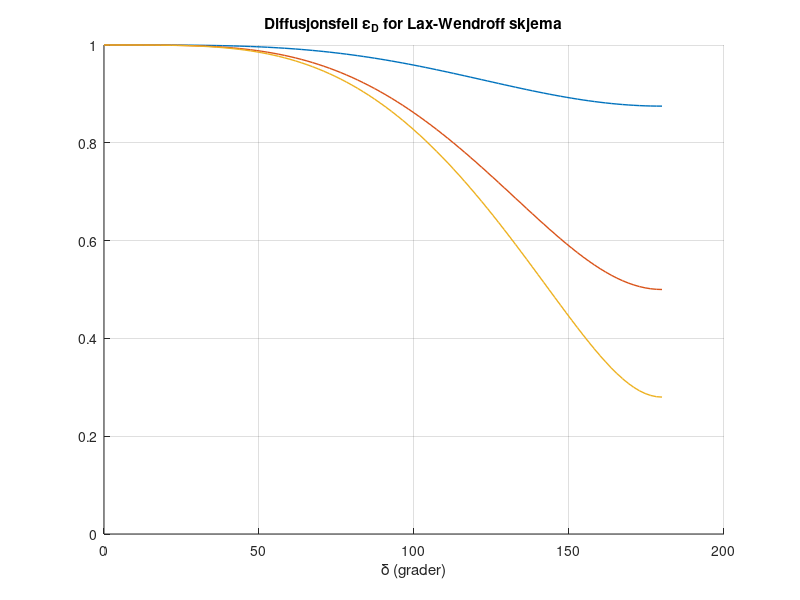

This chart was generated by the following MATLAB code:
% ==== program lwdifferr ====
%
% Computes the diffusion error of the Lax-Wendroff 
% scheme for the advection equation
% as a function of the Courant number and the 
% phase-angle delta
% 
clear; close;
dvecg = linspace(0,180);
drad = dvecg*pi/360;% delta/2
sdel4 = sin(drad).^4;
ylim([0 1]);
LW = 'LineWidth';
hold on
for C = [0.25 0.5 0.8]
    C2 = C*C;
    G = sqrt(1 -4*C2*(1 - C2)*sdel4);
    plot(dvecg,G,LW,1);
end
hold off
grid
title('Diffusjonsfeil \epsilon{_D} for Lax-Wendroff skjema');
xlabel('\delta (grader)');


    
